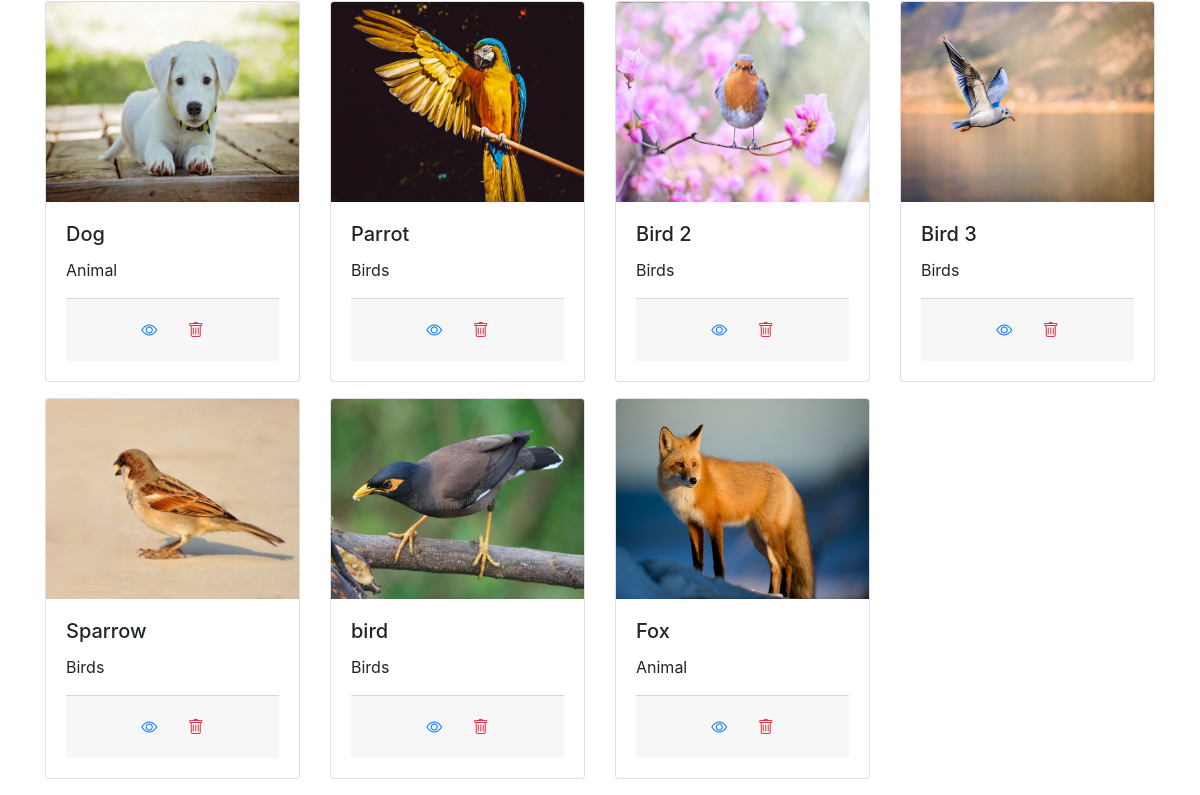
Before: / (lower part) with the older database file.
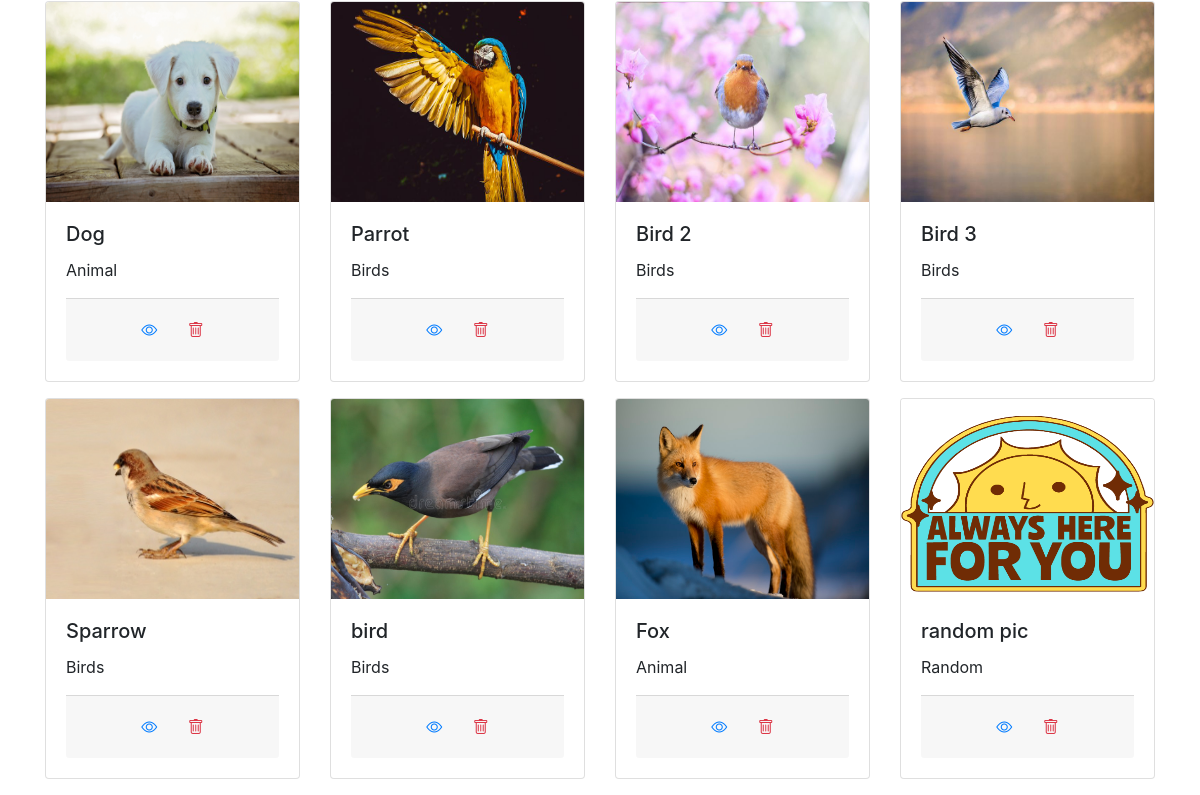
After: the same page with the newer database file.
### gallery/models.py (models this page shows, shortened)
class Image(models.Model):
    image = models.ImageField(upload_to = 'images/')
    title = models.CharField(max_length=100)
    category = models.ForeignKey(Category, on_delete = models.CASCADE)
    uploaded_at = models.DateField(auto_now_add=True)

class Category(models.Model):
    name = models.CharField(max_length=50)
    def __str__(self) -> str:
        return self.name

### gallery/views.py (the view)
# urls.py: path('', index, name='index'),
def index(request):
    categories = Category.objects.all()  # to get all data
    images = Image.objects.all()
    ctx={
        'categories' : categories,
        'images' : images,
        'title' : 'Image Gallery',
    }
    return render(request, 'index.html' , ctx)

### templates/index.html (shortened to what this page needs)
{% extends 'layout/base.html' %}
{% block content %}
    <div class="container">
        <div class="row">
            {% for item in images %}
            <div class="col-md-6 col-lg-3 mb-3">
                <div class="card">
                    <img class="card-img-top" src="{{item.image.url}}" alt="{{item.title}}" height="200px">
                    <div class="card-body">
                        <h5 class="card-title">{{item.title}}</h5>
                        <p class="card-text">{{item.category}}</p>
                        <div class="card-footer text-center ">
                            <a class="btn" href="{% url 'view_image' item.id %}"><i class="bi bi-eye text-primary"></i></a>
                            <a class="btn" href="{% url 'delete_image' item.id %}"><i class="bi bi-trash text-danger"></i></a>
                        </div>
                    </div>
                </div>
            </div>
            {% endfor %}
        </div>
    </div>
{% endblock content %}

### templates/layout/base.html (shortened to what this page needs)
<!doctype html>
<html lang="en">
  <head>
    <link rel="stylesheet" href="https://stackpath.bootstrapcdn.com/bootstrap/4.3.1/css/bootstrap.min.css">
    <link rel="stylesheet" href="https://cdn.jsdelivr.net/npm/bootstrap-icons@1.9.1/font/bootstrap-icons.css">
  </head>
  <body>
      <main>
        {% block content %} {% endblock content %}
      </main>
    </body>
</html>

Changed rows visible on the page:
added Image: image (picture), title "random pic", category "Random"
